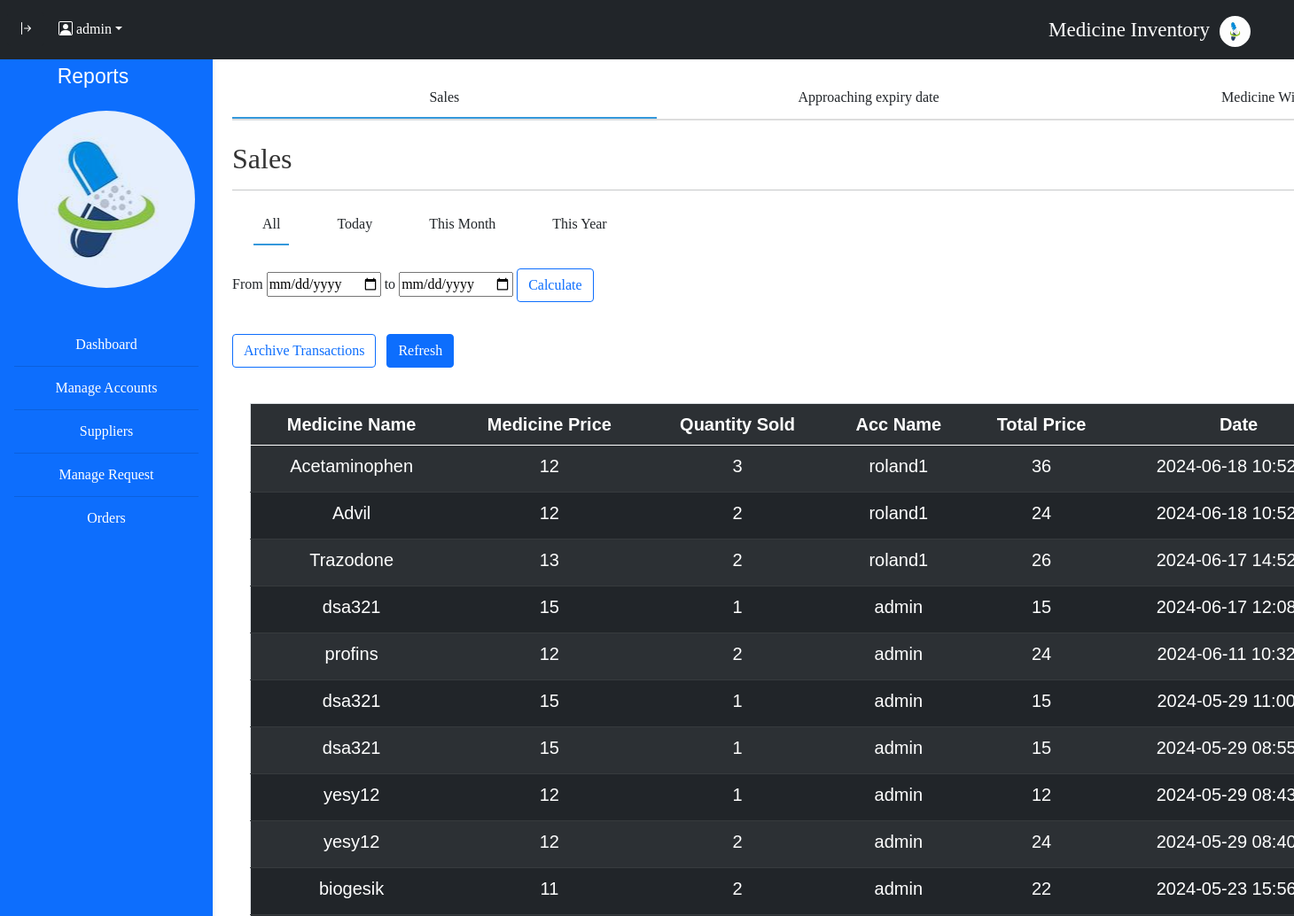
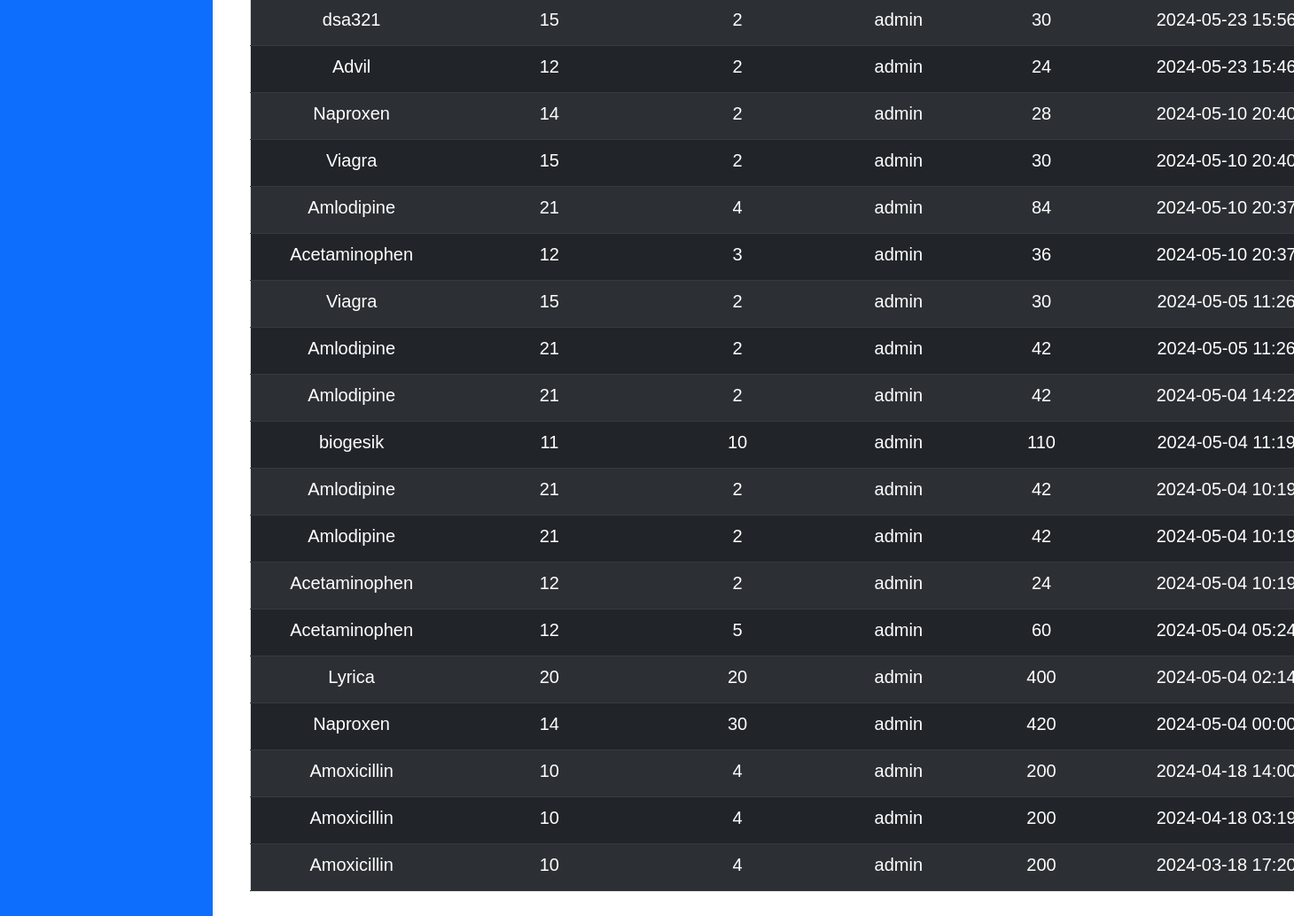
/php/report.php (signed in), run on the app's committed database (2 pictures, top to bottom).
### tables this page shows
CREATE TABLE `accounts` (
  `Acc_Id` int(11) NOT NULL,
  `Acc_username` varchar(50) NOT NULL,
  `Acc_password` varchar(50) NOT NULL,
  `Acc_email` varchar(50) NOT NULL,
  `Acc_date` date NOT NULL,
  `Acc_time` time NOT NULL,
  `Acc_status` varchar(50) NOT NULL
);

CREATE TABLE `transactions` (
  `trans_id` int(10) NOT NULL,
  `Med_Id` int(10) NOT NULL,
  `trans_quan` int(20) NOT NULL,
  `trans_total` int(20) NOT NULL,
  `Acc_Id` int(10) NOT NULL,
  `trans_date` datetime NOT NULL,
  `archive` int(11) NOT NULL
);

CREATE TABLE `med_inventory` (
  `Med_Id` int(11) NOT NULL,
  `Med_name` varchar(50) NOT NULL,
  `category` varchar(255) NOT NULL,
  `type` varchar(50) NOT NULL,
  `Med_price` int(20) NOT NULL,
  `Med_Quantity` int(20) NOT NULL,
  `Med_status` varchar(15) NOT NULL,
  `Med_ExpDate` date NOT NULL,
  `sup_Id` int(10) NOT NULL,
  `archive` int(11) NOT NULL
);

### php/report.php (the view, shortened to what this page needs)
<?php
$conn = new mysqli("localhost", "root", "", "medicine_inventory");
    $usId =  $_SESSION['user_id'];
    if($usId != false){
            $sql = "SELECT * FROM `accounts` WHERE Acc_id = $usId";
            $result = $conn->query($sql);
            if ($result->num_rows > 0) {
                $row = $result->fetch_assoc();
                $userN = $row['Acc_username'];
            }
    }else{
        echo "<script>alert('no data found');
        document.location.href = 'logout.php';
    </script>";
    }
?>
<!DOCTYPE html>
<html lang="en">
<head>
   <link rel="stylesheet" type="text/css" href="..//css/mainTable.css?v=1"/>
   <link rel="stylesheet" type="text/css" href="..//css/manage.css?v=1" />
   <link rel="stylesheet" type="text/css" href="..//css/tabStyle.css?v=1"/>
   <link href="https://cdn.jsdelivr.net/npm/bootstrap@5.0.2/dist/css/bootstrap.min.css" rel="stylesheet">
   <link rel="stylesheet" href="https://cdn.jsdelivr.net/npm/bootstrap-icons@1.11.3/font/bootstrap-icons.min.css">
</head>
<body >
<div class="containers-lg-12">
<nav id="sidebar" class="sidebar d-lg-block sidebar sidebar bg-primary">
<p class ="text-white">Reports  </p>
<br>
<div class="imager"></div>
<br>
  <div class="position-sticky">
    <div class="list-group list-group-flush mx-3 mt-4">
      <a href="adminDash.php" class="list-group-item list-group-item-action py-2 ripple">
        Dashboard
      </a>
      <a  id="report" href="manageAcc.php" class="list-group-item list-group-item-action py-2 ripple">
        Manage Accounts
      </a>
      <a  id="suplier" href="supplier.php" class="list-group-item list-group-item-action py-2 ripple">
        Suppliers
      </a>
      <a href="stockRequest.php" class="list-group-item list-group-item-action py-2 ripple">
        Manage Request
      </a>
      <a href="recieving.php" class="list-group-item list-group-item-action py-2 ripple">
        Orders
      </a>
    </div>
  </div>
</nav>
<div class="mt-3">*</div>
        <div class="container-fluid mt-5" id="contents">
  <nav class="navbar navbar-expand-lg navbar-dark bg-dark fixed-top p-2">
    <button onclick="sidebarShow()" type="button" id="sidebarCollapse" class="btn btn-dark">
    <i class="bi bi-arrow-bar-right"></i>
    </button>
    <div class="btn-group">
    <a class="nav-link dropdown-toggle" style="color: white" href="#" id="navbarDropdown" role="button" data-bs-toggle="dropdown"><i class="bi bi-person-square"></i><?php echo '   '.$userN?></a>
          </div>
          <div class="medIn">
    <p class ="text-white">Medicine Inventory</p>
    <div class="logoImg"><img class="logoImg" src="../image/meds.jpg" alt="" width="35px" height="35px"></div>
    </div>
  </nav>
  <div class="tabs">
    <label class="tab" for="tab1" onclick="showTab(1)">Sales</label>
    <label class="tab" for="tab2" onclick="showTab(2)">Approaching expiry date</label>
    <label class="tab" for="tab3" onclick="showTab(3)">Medicine With low stock</label>
</div>
            <div class="content">
                <div class="tab-content tab1-content active">
<h2>Sales</h2>
<hr>
    <div class="filter-options mb-3">
            <div class=" form-check form-check-inline">
                <label class="dateCheck form-check-label" for="filterAll">All</label>
            </div>
            <div class=" form-check form-check-inline">
                <label class="dateCheck form-check-label" for="filterToday">Today</label>
            </div>
            <div class=" form-check form-check-inline">
                <label class="dateCheck form-check-label" for="filterMonth">This Month</label>
            </div>
            <div class=" form-check form-check-inline">
                <label class="dateCheck form-check-label" for="filterYear">This Year</label>
            </div>
            <form method="post" id="reportIng">
            <br>
            <p style="display:inline">From</p>
                <input id="startDate" name="startDate" class="expD" type="date" required placeholder="Start Date">
                <p style="display:inline"> to </p>
                <input id="endDate" name="endDate" class="expD" type="date" required placeholder="End Date">
                <input type="button" id="submitRep" value="Calculate" class="btn btn-outline-primary">
                <p id = "forTot"></p>
                </form>
            </div>
            <button class="btn btn-outline-primary me-2" id="arcMed" onclick="fetchArchive(1,'trans')">Archive Transactions</button>
            <button class="btn btn-primary" id="fetchNone" onclick=" location.reload()">Refresh</button>
        <div id="tableData">
    <table id="Datatable" class="table table-striped table-hover">
        <tr class="table-dark text-center">
            <th>Medicine Name</th>
            <th>Medicine Price</th>
            <th>Quantity Sold</th>
            <th>Acc Name</th>
            <th>Total Price</th>
            <th>Date</th>
        </tr>
        <tbody id="historyTableBody">
        <?php
        $sql = "SELECT
                t.trans_id,
                t.archive,
                mi.Med_Id,
                mi.Med_name,
                mi.Med_price,
                mi.Med_ExpDate,
                t.trans_quan,
                t.trans_total,
                a.Acc_Id,
                a.Acc_username,
                t.trans_date
            FROM
                transactions t
            JOIN
                med_inventory mi ON t.Med_Id = mi.Med_Id
            JOIN
                accounts a ON t.Acc_Id = a.Acc_Id
            WHERE
                t.archive = 0
            ORDER BY
                t.trans_date DESC";
        $result = $conn->query($sql);
        if ($result->num_rows > 0) {
            while ($row = $result->fetch_assoc()) {
                echo "<tr class = 'text-center table-dark'  data-user-id = ' ".$row['trans_id']."'>";
                echo "<td>" . $row["Med_name"] . "</td>";
                echo "<td>" . $row["Med_price"] . "</td>";
                echo "<td>" . $row["trans_quan"] . "</td>";
                echo "<td>" . $row["Acc_username"] . "</td>";
                echo "<td>" . $row["trans_total"] . "</td>";
                echo "<td>" . $row["trans_date"] . "</td>";
                echo "</tr>";
            }
        } else {
            echo "<tr><td colspan='3'>No data found</td></tr>";
        }
        ?>
        </tbody>
        </table>
        </div>
        </div>
    </div>
    </div>
</div>
</body>
</html>

### css/mainTable.css (style rules this page uses)
* { font-family: 'Libre Baskerville', serif; }
body { font-family: Arial, sans-serif; background-color: #f4f4f4; margin: 20px; }
h2 { color: #333; }
table { width: 100%; border-collapse: collapse; margin-top: 20px; border: solid 5px; }
table, th, td { border: 1px solid #ddd; font-family: 'Franklin Gothic Medium', 'Arial Narrow', Arial, sans-serif; font-size: 20px; }
th, td { padding: 12px; word-wrap: break-word; max-width: 200px; }
th { background-color: #4CAF50; color: white; }
.sidebar p { font-family: 'Franklin Gothic Medium', 'Arial Narrow', Arial, sans-serif !important; font-size: 23px; position: relative; top: 5px; margin-right: 30px; }
.sidebar { position: fixed; top: 0; bottom: 0; left: 0; margin-top: 50px; padding: 20px 0 0; box-shadow: 0 2px 5px 0 rgb(0 0 0 / 5%), 0 2px 10px 0 rgb(0 0 0 / 5%); width: 240px; z-index: 600; line-height: 1; text-align: center; }
.sidebar a { background-color: transparent; color: white; line-height: 2; }
#tableData { padding: 20px; }
#contents { margin-left: 250px; transition: all 0.3s; }
.imager { width: 200px; height: 200px; border-radius: 120px; background-position: center; opacity: 0.9; background-image: url(../image/meds.jpg); margin: 0 auto; }
.medIn { font-family: 'Franklin Gothic Medium', 'Arial Narrow', Arial, sans-serif !important; font-size: 23px; position: relative; top: 9px; margin-right: 30px; margin-left:auto; display: flex; justify-content: space-evenly; width: 250px; }
.logoImg { height: 35px; width: 35px; border-radius: 120px; }

### css/manage.css (style rules this page uses)
* { font-family: 'Libre Baskerville', serif; }

### css/tabStyle.css (style rules this page uses)
.tabs { display: flex; border-bottom: 2px solid #ddd; }
.tab { padding: 10px; cursor: pointer; border-bottom: 2px solid transparent; flex: 1; text-align: center; }
input[type="radio"]:checked + .tab { border-bottom: 2px solid #3498db; }
.content { background-color: #ffffff00; border-radius: 8px; border: none; padding: 20px; height: 100%; width: 100%; margin: 0 auto; display: inline; }
.tab-content { display: none; }
.tab1-content.active, .tab2-content.active, .tab3-content.active { display: block; }
.dateCheck { padding: 10px; cursor: pointer; border-bottom: 2px solid transparent; flex: 1; text-align: center; }
input[type="radio"]:checked + .dateCheck { border-bottom: 2px solid #3498db; }

### php/report.php (style rules this page uses)
#forTot { font-size: 20px; font-weight: bold; padding: 10px; }

### data on the page
accounts: Acc_username "admin"
transactions: Med_Id.Med_name "Acetaminophen", Med_Id.Med_price "12", trans_quan "3", Acc_Id.Acc_username "roland1", trans_total "36", trans_date "2024-06-18…"
transactions: Med_Id.Med_name "Advil", Med_Id.Med_price "12", trans_quan "2", Acc_Id.Acc_username "roland1", trans_total "24", trans_date "2024-06-18…"
transactions: Med_Id.Med_name "Trazodone", Med_Id.Med_price "13", trans_quan "2", Acc_Id.Acc_username "roland1", trans_total "26", trans_date "2024-06-17…"
transactions: Med_Id.Med_name "dsa321", Med_Id.Med_price "15", trans_quan "1", Acc_Id.Acc_username "admin", trans_total "15", trans_date "2024-06-17…"
transactions: Med_Id.Med_name "profins", Med_Id.Med_price "12", trans_quan "2", Acc_Id.Acc_username "admin", trans_total "24", trans_date "2024-06-11…"
transactions: Med_Id.Med_name "dsa321", Med_Id.Med_price "15", trans_quan "1", Acc_Id.Acc_username "admin", trans_total "15", trans_date "2024-05-29…"
transactions: Med_Id.Med_name "dsa321", Med_Id.Med_price "15", trans_quan "1", Acc_Id.Acc_username "admin", trans_total "15", trans_date "2024-05-29…"
transactions: Med_Id.Med_name "yesy12", Med_Id.Med_price "12", trans_quan "1", Acc_Id.Acc_username "admin", trans_total "12", trans_date "2024-05-29…"
transactions: Med_Id.Med_name "yesy12", Med_Id.Med_price "12", trans_quan "2", Acc_Id.Acc_username "admin", trans_total "24", trans_date "2024-05-29…"
transactions: Med_Id.Med_name "biogesik", Med_Id.Med_price "11", trans_quan "2", Acc_Id.Acc_username "admin", trans_total "22", trans_date "2024-05-23…"
transactions: Med_Id.Med_name "dsa321", Med_Id.Med_price "15", trans_quan "2", Acc_Id.Acc_username "admin", trans_total "30", trans_date "2024-05-23…"
transactions: Med_Id.Med_name "Advil", Med_Id.Med_price "12", trans_quan "2", Acc_Id.Acc_username "admin", trans_total "24", trans_date "2024-05-23…"
transactions: Med_Id.Med_name "Naproxen", Med_Id.Med_price "14", trans_quan "2", Acc_Id.Acc_username "admin", trans_total "28", trans_date "2024-05-10…"
transactions: Med_Id.Med_name "Viagra", Med_Id.Med_price "15", trans_quan "2", Acc_Id.Acc_username "admin", trans_total "30", trans_date "2024-05-10…"
transactions: Med_Id.Med_name "Amlodipine", Med_Id.Med_price "21", trans_quan "4", Acc_Id.Acc_username "admin", trans_total "84", trans_date "2024-05-10…"
transactions: Med_Id.Med_name "Acetaminophen", Med_Id.Med_price "12", trans_quan "3", Acc_Id.Acc_username "admin", trans_total "36", trans_date "2024-05-10…"
transactions: Med_Id.Med_name "Viagra", Med_Id.Med_price "15", trans_quan "2", Acc_Id.Acc_username "admin", trans_total "30", trans_date "2024-05-05…"
transactions: Med_Id.Med_name "Amlodipine", Med_Id.Med_price "21", trans_quan "2", Acc_Id.Acc_username "admin", trans_total "42", trans_date "2024-05-05…"
transactions: Med_Id.Med_name "Amlodipine", Med_Id.Med_price "21", trans_quan "2", Acc_Id.Acc_username "admin", trans_total "42", trans_date "2024-05-04…"
transactions: Med_Id.Med_name "biogesik", Med_Id.Med_price "11", trans_quan "10", Acc_Id.Acc_username "admin", trans_total "110", trans_date "2024-05-04…"
transactions: Med_Id.Med_name "Amlodipine", Med_Id.Med_price "21", trans_quan "2", Acc_Id.Acc_username "admin", trans_total "42", trans_date "2024-05-04…"
transactions: Med_Id.Med_name "Amlodipine", Med_Id.Med_price "21", trans_quan "2", Acc_Id.Acc_username "admin", trans_total "42", trans_date "2024-05-04…"
transactions: Med_Id.Med_name "Acetaminophen", Med_Id.Med_price "12", trans_quan "2", Acc_Id.Acc_username "admin", trans_total "24", trans_date "2024-05-04…"
transactions: Med_Id.Med_name "Acetaminophen", Med_Id.Med_price "12", trans_quan "5", Acc_Id.Acc_username "admin", trans_total "60", trans_date "2024-05-04…"
transactions: Med_Id.Med_name "Lyrica", Med_Id.Med_price "20", trans_quan "20", Acc_Id.Acc_username "admin", trans_total "400", trans_date "2024-05-04…"
transactions: Med_Id.Med_name "Naproxen", Med_Id.Med_price "14", trans_quan "30", Acc_Id.Acc_username "admin", trans_total "420", trans_date "2024-05-04…"
transactions: Med_Id.Med_name "Amoxicillin", Med_Id.Med_price "10", trans_quan "4", Acc_Id.Acc_username "admin", trans_total "200", trans_date "2024-04-18…"
transactions: Med_Id.Med_name "Amoxicillin", Med_Id.Med_price "10", trans_quan "4", Acc_Id.Acc_username "admin", trans_total "200", trans_date "2024-04-18…"
transactions: Med_Id.Med_name "Amoxicillin", Med_Id.Med_price "10", trans_quan "4", Acc_Id.Acc_username "admin", trans_total "200", trans_date "2024-03-18…"
